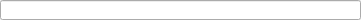
<?xml version="1.0" encoding="UTF-8"?>
<ui version="4.0">
 <class>HexLineEdit</class>
 <widget class="QLineEdit" name="HexLineEdit">
  <property name="geometry">
   <rect>
    <x>0</x>
    <y>0</y>
    <width>361</width>
    <height>20</height>
   </rect>
  </property>
  <property name="widgetResizable" stdset="0">
   <bool>true</bool>
  </property>
 </widget>
 <resources/>
 <connections/>
</ui>
